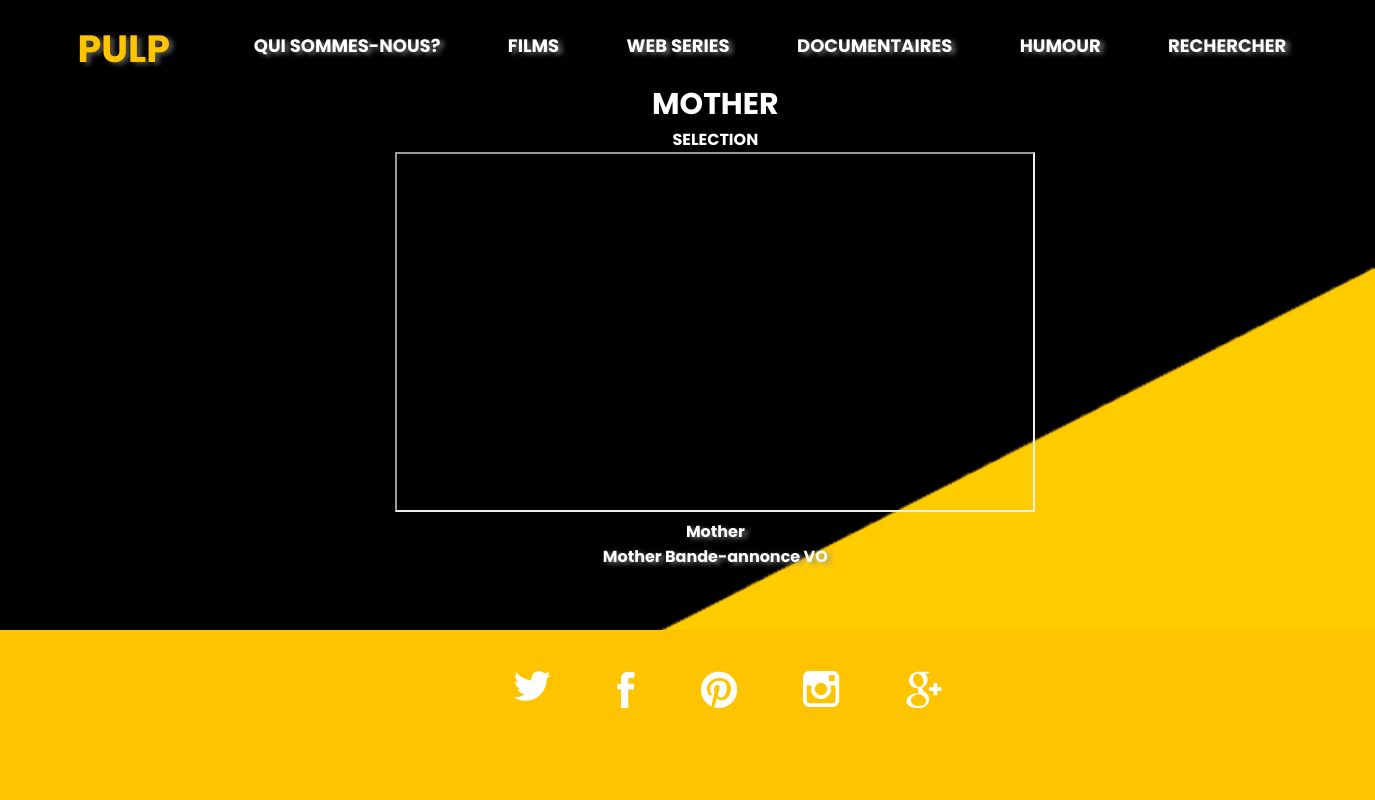
Screenshot of /php/show2.php?id=43 with the database file from the repository.
### tables this page shows
CREATE TABLE IF NOT EXISTS `films` (
  `id` int(15) NOT NULL,
  `categorie` varchar(255) NOT NULL,
  `titre` varchar(255) NOT NULL,
  `realisateur` varchar(255) NOT NULL,
  `date` int(11) DEFAULT NULL,
  `genre` varchar(255) NOT NULL,
  `description` text NOT NULL,
  `img` varchar(255) NOT NULL,
  `lien` text NOT NULL,
  `visible` int(11) NOT NULL DEFAULT '1'
);

### php/show2.php (the view, shortened to what this page needs)
<?php
require_once "connect.php";
if(isset($_GET['id'])){
    $id = (int) $_GET['id'];
} else {
    header('Location: show.php');
}
$sql = "SELECT
    `id`,
    `titre`,
    `realisateur`,
    `date`,
    `lien`,
    `description`,
    `genre`
FROM
    `films`
WHERE
  `id` = :id
";
$stmt = $pdo->prepare($sql);
$stmt->bindValue(':id', $id, PDO::PARAM_INT);
$stmt->execute();
?>
    <!DOCTYPE html>
    <html lang="fr">
    <head>
      <link rel="stylesheet" href="../styles/style.css">
    </head>
    <body id="blackyellow">
      <header class="clearfix">
        <?php require ("header.php") ?>
      </header>
      <main class="white" >
        <section>
        <?php while($row = $stmt->fetch(PDO::FETCH_ASSOC)):?>
            <div class="white posi2">
              <ul>
                <li>
                  <strong id="titre"><?=$row['titre']?></strong>
                </li>
                <li>
                  <strong id="genre"><?= $row['genre'] ?></strong>
                </li>
                <li>
                  <strong><?=$row['lien']?></strong>
                </li>
              </ul>
            </div>
            <?php endwhile; ?>
            </section>
          </main>
          <footer class="show">
            <?php require ("footer.php") ?>
          </footer>
    </body>
    </html>

### styles/style.css (style rules this page uses)
* { padding: 0; margin: 0; box-sizing: border-box; }
.clearfix:before, .clearfix:after { content: " "; display: table; }
.clearfix:after { clear: both; }
body { font-family: 'Poppins', sans-serif; }
header { width: 100%; }
a { position: relative; color: #fff; text-decoration: none; transition: 1s; text-shadow: 4px 2px 5px rgba(150, 147, 147, 0.8); }
main { width: 85%; margin: 0 auto; padding: 0 0 2% 0; }
iframe { width: 50%; height: 47.5vh; }
footer { background-color: #ffc400; height: 170px; width: 100%; float: left; }
#blackyellow { background-image: url('../img-layout/back.png'); background-repeat: no-repeat; background-size: 100%; background-clip: border-box; background-color: #ffc400; background-position: fixed; }
.white { color: #fff; }
.posi2 { margin: 7% 25%; width: 100%; }
#titre { font-size: 30px; text-transform: uppercase; }
.white ul { float: left; }
.white ul li { text-align: center; list-style: none; }
#genre { text-transform: uppercase; }
.show { position: absolute; bottom: 0; }

### rows the page displays
films: titre "MOTHER", genre "SELECTION", lien "Mother Mother Bande-annonce VO"
